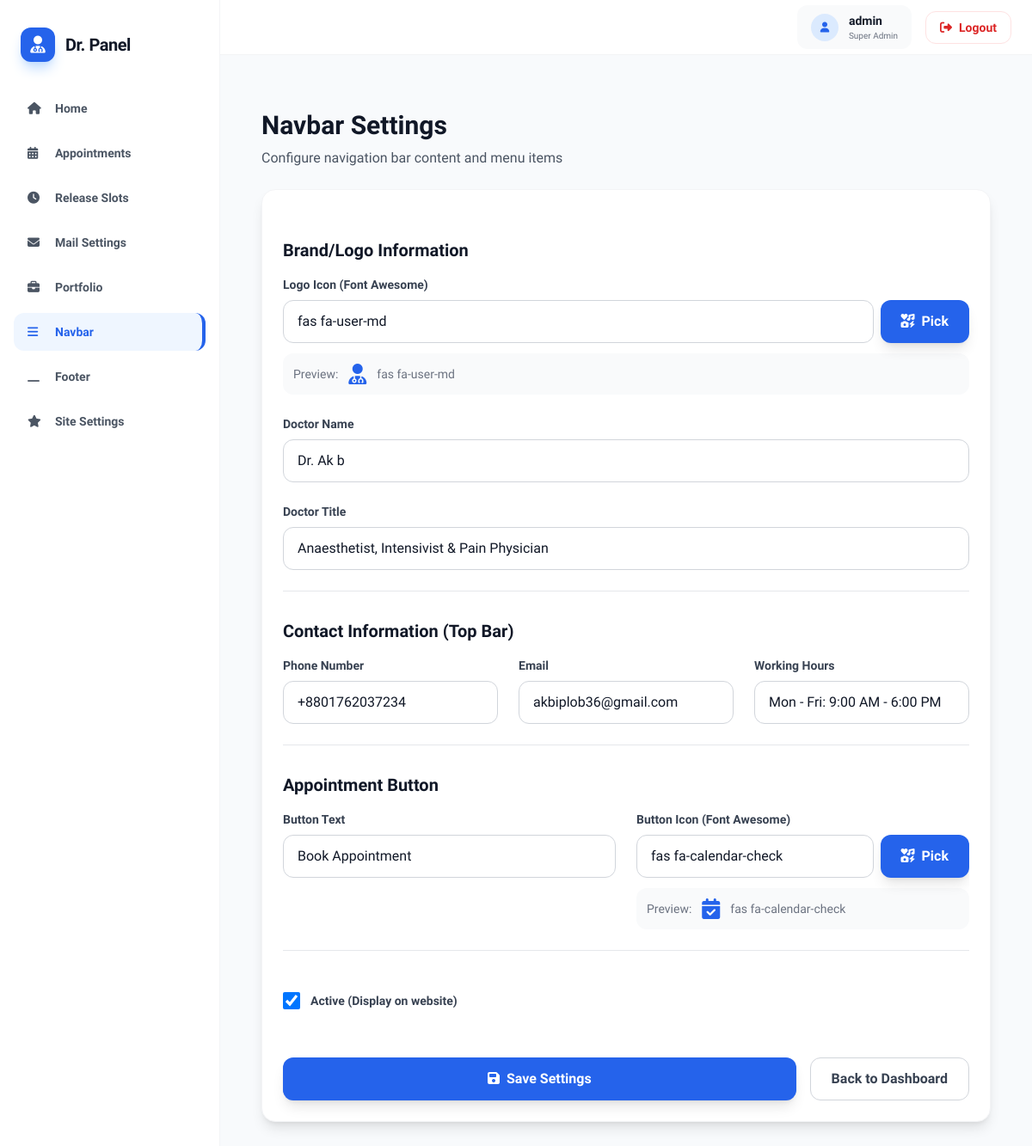
The page /portfolio/navbar/ (signed in) on the database its author committed.
### Portfolio/models.py (models this page shows, shortened)
class NavbarSettings(models.Model):
    logo_icon = models.CharField(max_length=50, default="fas fa-stethoscope", help_text="Font Awesome icon class")
    doctor_name = models.CharField(max_length=200, default="Dr. Abul Khayer (Biplob)")
    doctor_title = models.CharField(max_length=200, default="Anaesthetist, Intensivist & Pain Physician")
    phone_number = models.CharField(max_length=20, default="+8801762037234")
    email = models.EmailField(default="akbiplob36@gmail.com")
    working_hours = models.CharField(max_length=100, default="Mon - Fri: 9:00 AM - 6:00 PM")
    appointment_button_text = models.CharField(max_length=100, default="Book Appointment")
    appointment_button_icon = models.CharField(max_length=50, default="fas fa-calendar-check")
    is_active = models.BooleanField(default=True)
    created_at = models.DateTimeField(auto_now_add=True)
    updated_at = models.DateTimeField(auto_now=True)
    class Meta:
        verbose_name = "Navbar Settings"
        verbose_name_plural = "Navbar Settings"

### Portfolio/views.py (the view, shortened to what this page needs)
# urls.py: path('portfolio/navbar/', views.admin_navbar_edit, name='admin-navbar-edit'),
@staff_member_required
def admin_navbar_edit(request):
    navbar = NavbarSettings.objects.first()
    if not navbar:
        navbar = NavbarSettings()
        navbar.save()
    navbar_data = {
        'navbar': navbar
    }
    return render(request, 'portfolio/navbar_form.html', navbar_data)

### Portfolio/templates/portfolio/navbar_form.html (shortened to what this page needs)
{% extends "base.html" %}
{% block content %}
<div class="w-full max-w-5xl mx-auto px-3 sm:px-4 lg:px-6 xl:px-8 py-3 sm:py-4 lg:py-6 overflow-x-hidden">
    <div class="mb-4 sm:mb-6">
        <h1 class="text-2xl sm:text-3xl font-bold text-gray-900 mb-2">Navbar Settings</h1>
        <p class="text-sm sm:text-base text-gray-600">Configure navigation bar content and menu items</p>
    </div>
    <form method="post" class="bg-white rounded-xl sm:rounded-2xl shadow-lg border border-gray-100 p-3 sm:p-4 lg:p-6 xl:p-8 space-y-4 sm:space-y-6 lg:space-y-8 w-full overflow-x-hidden">
        <div class="border-b border-gray-200 pb-4 sm:pb-6">
            <h2 class="text-lg sm:text-xl font-bold text-gray-900 mb-3 sm:mb-4">Brand/Logo Information</h2>
            <div class="space-y-4 sm:space-y-6">
                <div>
                    <label class="block text-sm font-bold text-gray-700 mb-2">Logo Icon (Font Awesome)</label>
                    <div class="flex flex-col sm:flex-row gap-2">
                        <input type="text" id="logo-icon-input" name="logo_icon" value="{{ navbar.logo_icon|default:'fas fa-stethoscope' }}" class="flex-1 px-3 sm:px-4 py-2 sm:py-3 rounded-lg sm:rounded-xl border border-gray-300 focus:ring-2 focus:ring-blue-500 focus:border-transparent text-sm sm:text-base" placeholder="fas fa-stethoscope" required>
                        <button type="button" onclick="openIconPicker('logo-icon-input')" class="px-4 sm:px-6 py-2 sm:py-3 bg-blue-600 hover:bg-blue-700 text-white rounded-lg sm:rounded-xl font-semibold text-sm sm:text-base shadow-lg transition-colors whitespace-nowrap">
                            <i class="fas fa-icons mr-1 sm:mr-2"></i>Pick
                        </button>
                    </div>
                    <div id="logo-icon-preview" class="mt-3 flex flex-wrap items-center gap-2 sm:gap-3 p-2 sm:p-3 bg-gray-50 rounded-lg sm:rounded-xl">
                        <span class="text-gray-500 text-xs sm:text-sm">Preview:</span>
                        <i id="logo-preview-icon" class="text-xl sm:text-2xl text-gray-400"></i>
                        <span id="logo-preview-text" class="text-xs sm:text-sm text-gray-500 break-all"></span>
                    </div>
                </div>
                <div>
                    <label class="block text-sm font-bold text-gray-700 mb-2">Doctor Name</label>
                    <input type="text" name="doctor_name" value="{{ navbar.doctor_name|default:'' }}" class="w-full px-3 sm:px-4 py-2 sm:py-3 rounded-lg sm:rounded-xl border border-gray-300 focus:ring-2 focus:ring-blue-500 focus:border-transparent text-sm sm:text-base" required>
                </div>
                <div>
                    <label class="block text-sm font-bold text-gray-700 mb-2">Doctor Title</label>
                    <input type="text" name="doctor_title" value="{{ navbar.doctor_title|default:'' }}" class="w-full px-3 sm:px-4 py-2 sm:py-3 rounded-lg sm:rounded-xl border border-gray-300 focus:ring-2 focus:ring-blue-500 focus:border-transparent text-sm sm:text-base">
                </div>
            </div>
        </div>
        <div class="border-b border-gray-200 pb-4 sm:pb-6">
            <h2 class="text-lg sm:text-xl font-bold text-gray-900 mb-3 sm:mb-4">Contact Information (Top Bar)</h2>
            <div class="grid grid-cols-1 sm:grid-cols-2 lg:grid-cols-3 gap-4 sm:gap-6">
                <div>
                    <label class="block text-sm font-bold text-gray-700 mb-2">Phone Number</label>
                    <input type="text" name="phone_number" value="{{ navbar.phone_number|default:'' }}" class="w-full px-3 sm:px-4 py-2 sm:py-3 rounded-lg sm:rounded-xl border border-gray-300 focus:ring-2 focus:ring-blue-500 focus:border-transparent text-sm sm:text-base">
                </div>
                <div>
                    <label class="block text-sm font-bold text-gray-700 mb-2">Email</label>
                    <input type="email" name="email" value="{{ navbar.email|default:'' }}" class="w-full px-3 sm:px-4 py-2 sm:py-3 rounded-lg sm:rounded-xl border border-gray-300 focus:ring-2 focus:ring-blue-500 focus:border-transparent text-sm sm:text-base">
                </div>
                <div class="sm:col-span-2 lg:col-span-1">
                    <label class="block text-sm font-bold text-gray-700 mb-2">Working Hours</label>
                    <input type="text" name="working_hours" value="{{ navbar.working_hours|default:'' }}" class="w-full px-3 sm:px-4 py-2 sm:py-3 rounded-lg sm:rounded-xl border border-gray-300 focus:ring-2 focus:ring-blue-500 focus:border-transparent text-sm sm:text-base" placeholder="Mon - Fri: 9:00 AM - 6:00 PM">
                </div>
            </div>
        </div>
        <div class="border-b border-gray-200 pb-4 sm:pb-6 overflow-hidden w-full">
            <h2 class="text-lg sm:text-xl font-bold text-gray-900 mb-3 sm:mb-4">Appointment Button</h2>
            <div class="grid grid-cols-1 md:grid-cols-2 gap-4 sm:gap-6 w-full">
                <div class="overflow-hidden w-full min-w-0">
                    <label class="block text-sm font-bold text-gray-700 mb-2">Button Text</label>
                    <input type="text" name="appointment_button_text" value="{{ navbar.appointment_button_text|default:'Book Appointment' }}" class="w-full max-w-full min-w-0 px-3 sm:px-4 py-2 sm:py-3 rounded-lg sm:rounded-xl border border-gray-300 focus:ring-2 focus:ring-blue-500 focus:border-transparent text-sm sm:text-base">
                </div>
                <div class="overflow-hidden w-full min-w-0">
                    <label class="block text-sm font-bold text-gray-700 mb-2">Button Icon (Font Awesome)</label>
                    <div class="flex flex-col sm:flex-row gap-2 w-full">
                        <input type="text" id="button-icon-input" name="appointment_button_icon" value="{{ navbar.appointment_button_icon|default:'fas fa-calendar-check' }}" class="flex-1 min-w-0 px-3 sm:px-4 py-2 sm:py-3 rounded-lg sm:rounded-xl border border-gray-300 focus:ring-2 focus:ring-blue-500 focus:border-transparent text-sm sm:text-base" placeholder="fas fa-calendar-check">
                        <button type="button" onclick="openIconPicker('button-icon-input')" class="px-4 sm:px-6 py-2 sm:py-3 bg-blue-600 hover:bg-blue-700 text-white rounded-lg sm:rounded-xl font-semibold text-sm sm:text-base shadow-lg transition-colors whitespace-nowrap flex-shrink-0">
                            <i class="fas fa-icons mr-1 sm:mr-2"></i>Pick
                        </button>
                    </div>
                    <div id="button-icon-preview" class="mt-3 flex flex-wrap items-center gap-2 sm:gap-3 p-2 sm:p-3 bg-gray-50 rounded-lg sm:rounded-xl w-full">
                        <span class="text-gray-500 text-xs sm:text-sm flex-shrink-0">Preview:</span>
                        <i id="button-preview-icon" class="text-xl sm:text-2xl text-gray-400 flex-shrink-0"></i>
                        <span id="button-preview-text" class="text-xs sm:text-sm text-gray-500 break-all min-w-0"></span>
                    </div>
                </div>
            </div>
        </div>
        <div class="flex items-center pt-2 sm:pt-4">
            <input type="checkbox" name="is_active" {% if navbar.is_active or not navbar %}checked{% endif %} class="h-4 w-4 sm:h-5 sm:w-5 text-blue-600 rounded border-gray-300 focus:ring-blue-500 flex-shrink-0">
            <label class="ml-2 sm:ml-3 text-xs sm:text-sm font-semibold text-gray-700">Active (Display on website)</label>
        </div>
        <div class="flex flex-col sm:flex-row gap-3 sm:gap-4 pt-4 sm:pt-6">
            <button type="submit" class="flex-1 bg-blue-600 hover:bg-blue-700 text-white px-4 sm:px-6 py-2 sm:py-3 rounded-lg sm:rounded-xl font-semibold text-sm sm:text-base shadow-lg transition-colors">
                <i class="fas fa-save mr-2"></i>Save Settings
            </button>
            <a href="{% url 'admin-portfolio-dashboard' %}" class="px-4 sm:px-6 py-2 sm:py-3 rounded-lg sm:rounded-xl border border-gray-300 text-gray-700 font-semibold text-sm sm:text-base hover:bg-gray-50 transition-colors text-center">
                Back to Dashboard
            </a>
        </div>
    </form>
</div>
<link rel="stylesheet" href="https://cdnjs.cloudflare.com/ajax/libs/font-awesome/6.5.1/css/all.min.css">
{% endblock %}

### Appointment/templates/base.html (shortened to what this page needs)
<!DOCTYPE html>
<html lang="en">
<head>
    <script src="https://cdn.tailwindcss.com"></script>
    <link rel="stylesheet" href="https://cdnjs.cloudflare.com/ajax/libs/font-awesome/6.0.0/css/all.min.css">
    <link rel="stylesheet" href="https://cdn.jsdelivr.net/npm/flatpickr/dist/flatpickr.min.css">
</head>
<body class="text-gray-900 overflow-x-hidden">
    <aside class="fixed inset-y-0 left-0 bg-white border-r border-gray-100 w-64 hidden lg:flex flex-col z-20">
        <div class="px-6 py-8">
            <div class="flex items-center gap-3">
                <div
                    class="h-10 w-10 bg-blue-600 rounded-xl flex items-center justify-center text-white shadow-lg shadow-blue-200">
                    <i class="fas fa-user-md text-xl"></i>
                </div>
                <span class="text-xl font-bold tracking-tight text-gray-900">Dr. Panel</span>
            </div>
        </div>
        <nav class="flex-1 px-4 space-y-2 overflow-y-auto overflow-x-hidden">
            <a href="{% url 'admin-panel-index' %}"
                class="nav-link flex items-center gap-3 px-4 py-3 rounded-xl text-sm font-semibold transition-all hover:bg-gray-50 text-gray-600 {% if request.resolver_match.url_name == 'admin-panel-index' %}active{% endif %}">
                <i class="fas fa-home w-5"></i>
                <span>Home</span>
            </a>
            <a href="{% url 'admin-appointment-list' %}"
                class="nav-link flex items-center gap-3 px-4 py-3 rounded-xl text-sm font-semibold transition-all hover:bg-gray-50 text-gray-600 {% if request.resolver_match.url_name == 'admin-appointment-list' %}active{% endif %}">
                <i class="fas fa-calendar-alt w-5"></i>
                <span>Appointments</span>
            </a>
            <a href="{% url 'admin-release-slots' %}"
                class="nav-link flex items-center gap-3 px-4 py-3 rounded-xl text-sm font-semibold transition-all hover:bg-gray-50 text-gray-600 {% if request.resolver_match.url_name == 'admin-release-slots' %}active{% endif %}">
                <i class="fas fa-clock w-5"></i>
                <span>Release Slots</span>
            </a>
            <a href="{% url 'admin-mail-settings' %}"
                class="nav-link flex items-center gap-3 px-4 py-3 rounded-xl text-sm font-semibold transition-all hover:bg-gray-50 text-gray-600 {% if request.resolver_match.url_name == 'admin-mail-settings' %}active{% endif %}">
                <i class="fas fa-envelope w-5"></i>
                <span>Mail Settings</span>
            </a>
            <a href="{% url 'admin-portfolio-dashboard' %}"
                class="nav-link flex items-center gap-3 px-4 py-3 rounded-xl text-sm font-semibold transition-all hover:bg-gray-50 text-gray-600 ">
                <i class="fas fa-briefcase w-5"></i>
                <span>Portfolio</span>
            </a>
            <a href="{% url 'admin-navbar-edit' %}"
                class="nav-link flex items-center gap-3 px-4 py-3 rounded-xl text-sm font-semibold transition-all hover:bg-gray-50 text-gray-600 {% if request.resolver_match.url_name == 'admin-navbar-edit' %}active{% endif %}">
                <i class="fas fa-bars w-5"></i>
                <span>Navbar</span>
            </a>
            <a href="{% url 'admin-footer-edit' %}"
                class="nav-link flex items-center gap-3 px-4 py-3 rounded-xl text-sm font-semibold transition-all hover:bg-gray-50 text-gray-600 {% if request.resolver_match.url_name == 'admin-footer-edit' %}active{% endif %}">
                <i class="fas fa-window-minimize w-5"></i>
                <span>Footer</span>
            </a>
            <a href="{% url 'admin-site-settings-edit' %}"
                class="nav-link flex items-center gap-3 px-4 py-3 rounded-xl text-sm font-semibold transition-all hover:bg-gray-50 text-gray-600 {% if request.resolver_match.url_name == 'admin-site-settings-edit' %}active{% endif %}">
                <i class="fas fa-star w-5"></i>
                <span>Site Settings</span>
            </a>
        </nav>
    </aside>
    <header class="hidden lg:flex fixed top-0 right-0 left-64 h-16 bg-white border-b border-gray-100 z-30 justify-end items-center px-3 sm:px-4 md:px-6">
        <div class="flex items-center gap-2 sm:gap-3 md:gap-4">
            <div class="flex items-center gap-2 sm:gap-3 px-2 sm:px-3 md:px-4 py-1.5 sm:py-2 bg-gray-50 rounded-xl">
                <div class="h-7 w-7 sm:h-8 sm:w-8 rounded-full bg-blue-100 flex items-center justify-center text-blue-600 flex-shrink-0">
                    <i class="fas fa-user text-xs"></i>
                </div>
                <div class="overflow-hidden min-w-0 hidden sm:block">
                    <p class="text-xs sm:text-sm font-bold text-gray-900 truncate">{% if user.get_full_name %}{{ user.get_full_name }}{% else %}{{ user.get_username }}{% endif %}</p>
                    <p class="text-[10px] text-gray-500 truncate">{% if user.is_superuser %}Super Admin{% elif user.is_staff %}Admin Panel{% else %}System Access{% endif %}</p>
                </div>
            </div>
            <form method="post" action="{% url 'logout' %}" class="flex-shrink-0">
                <button type="submit" class="flex items-center justify-center gap-1.5 sm:gap-2 px-2.5 sm:px-3 md:px-4 py-1.5 sm:py-2 rounded-lg sm:rounded-xl text-xs sm:text-sm font-semibold transition-all hover:bg-red-50 active:bg-red-100 text-red-600 border border-red-100">
                    <i class="fas fa-sign-out-alt text-xs sm:text-sm"></i>
                    <span class="hidden md:inline">Logout</span>
                </button>
            </form>
        </div>
    </header>
    <main class="lg:ml-64 mt-10 min-h-screen transition-all duration-300 overflow-x-hidden">
        <div class="pt-16 lg:pt-16 pb-6 sm:pb-8 md:pb-12 px-3 sm:px-4 lg:px-6 xl:px-8 max-w-6xl mx-auto w-full overflow-x-hidden">
            {% block content %}{% endblock %}
        </div>
    </main>
</body>
</html>

### Appointment/templates/base.html (style rules this page uses)
body { font-family: 'Plus Jakarta Sans', sans-serif; background-color: #f8fafc; }
.nav-link.active { background-color: #eff6ff; color: #2563eb; border-right: 4px solid #2563eb; }

### rows shown on the page
NavbarSettings: logo_icon "fas fa-user-md", doctor_name "Dr. Ak b", doctor_title "Anaesthetist, Intensivist & Pain Physician", phone_number "+8801762037234", email "akbiplob36@gmail.com", working_hours "Mon - Fri: 9:00 AM - 6:00 PM", appointment_button_text "Book Appointment", appointment_button_icon "fas fa-calendar-check", is_active "☑"

### other values the page prints
{{ user.get_username }} "admin"
